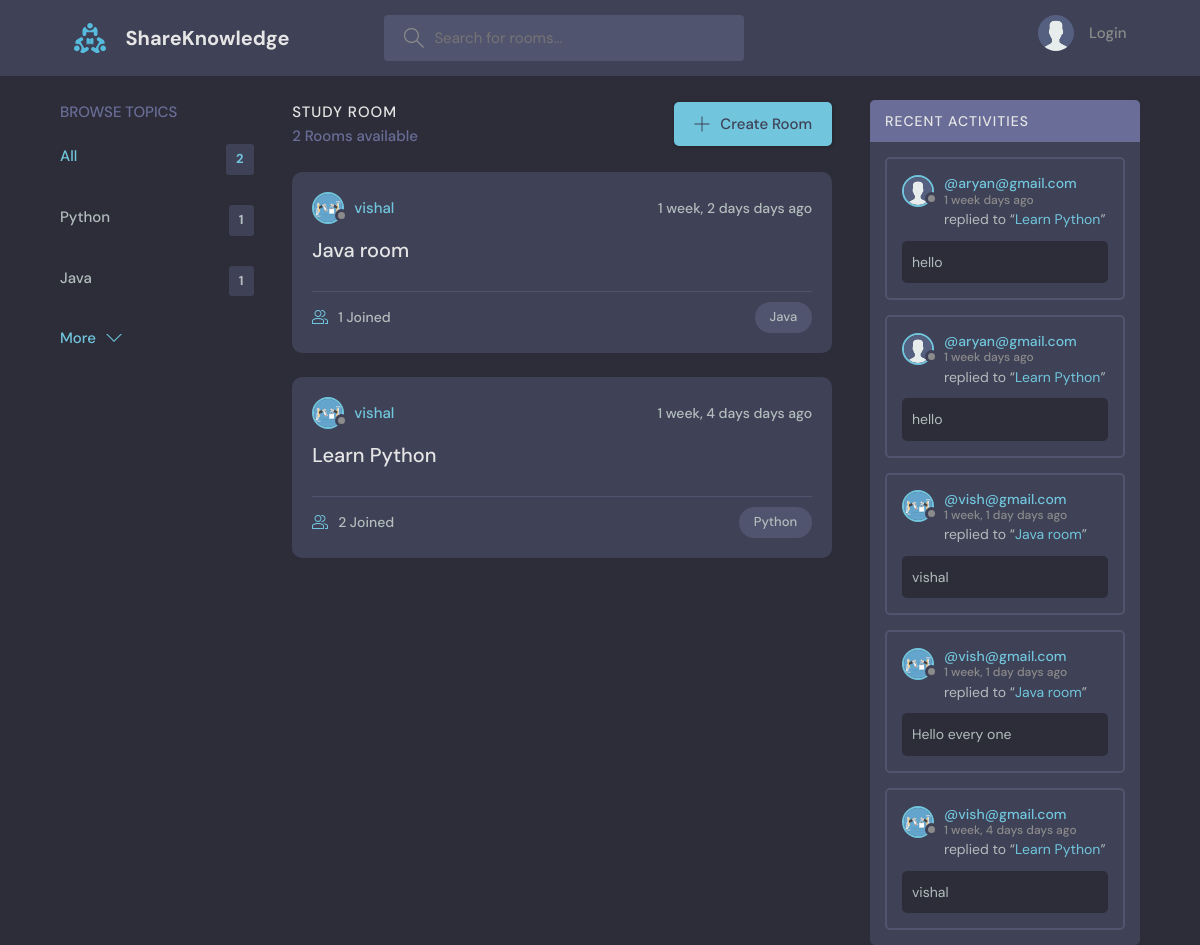
Before: / with the older database file.
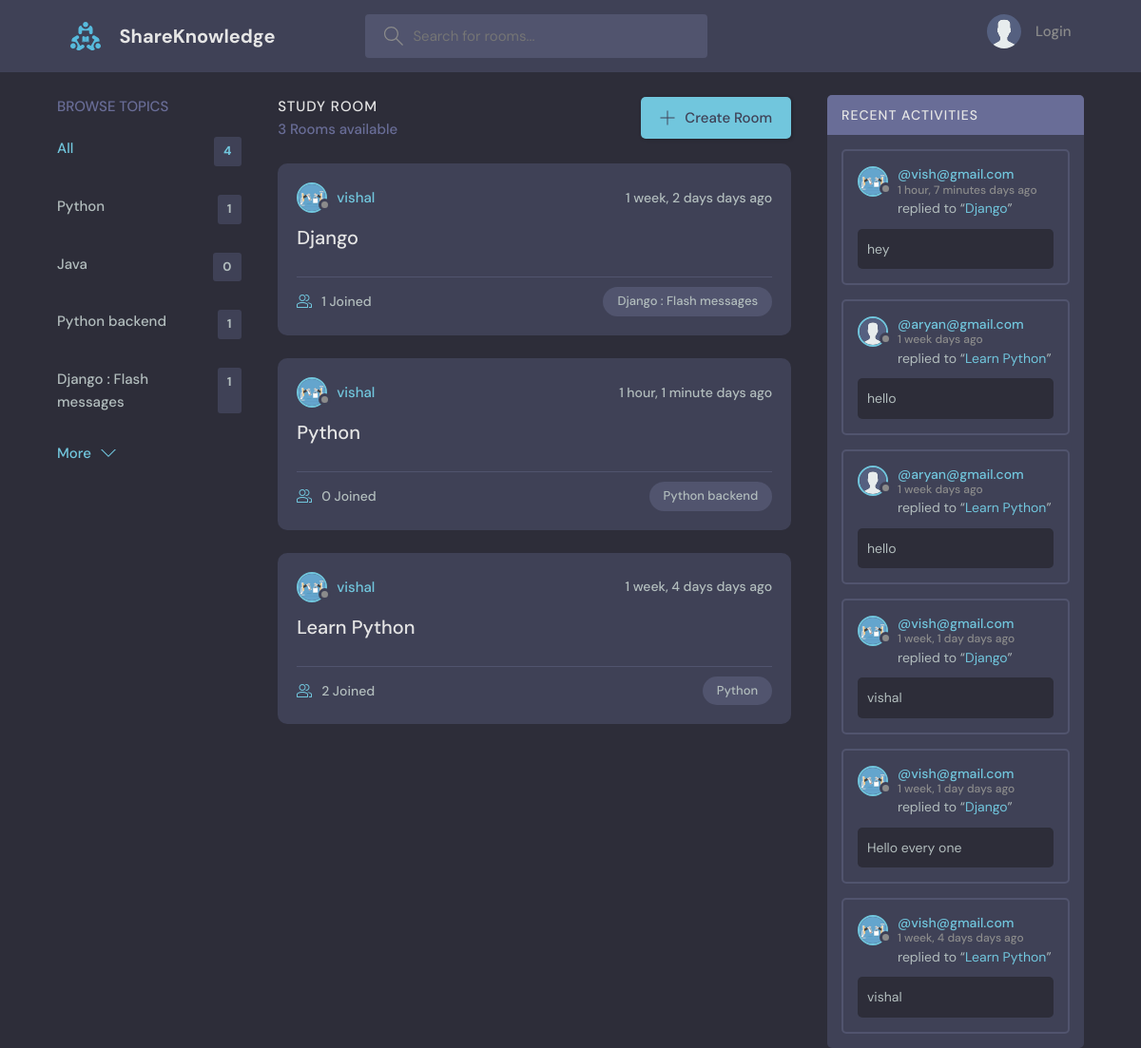
After: the same page with the newer database file.
### base/models.py (models this page shows, shortened)
class Topic(models.Model):
    name = models.CharField(max_length=200)
    def __str__(self):
        return self.name

class Room(models.Model):
    host = models.ForeignKey(User, on_delete=models.SET_NULL, null=True)
    topic = models.ForeignKey(Topic, on_delete=models.SET_NULL, null=True)
    name = models.CharField(max_length=100)
    description = models.TextField(null=True, blank=True)  # blank means we can update or add anytime
    participants = models.ManyToManyField(User, related_name='participants', blank=True)
    created = models.DateTimeField(auto_now_add=True)
    updated = models.DateTimeField(auto_now=True)
    class Meta:
        ordering = ['-updated', '-created']
    def __str__(self):
        return self.name

class User(AbstractUser):
    name = models.CharField(max_length=200, null=True)
    email = models.EmailField(unique=True, null=True)
    bio = models.TextField(null=True)
    avatar = models.ImageField(null=True, default="avatar.svg")
    USERNAME_FIELD = 'email'
    REQUIRED_FIELDS = []

class Messages(models.Model):
    user = models.ForeignKey(User, on_delete=models.CASCADE)
    room = models.ForeignKey(Room, on_delete=models.CASCADE)
    body = models.TextField()
    created = models.DateTimeField(auto_now_add=True)
    updated = models.DateTimeField(auto_now=True)
    class Meta:
        ordering = ['-updated', '-created']

### base/views.py (the view)
# urls.py: path('', home, name="home"),
def home(request):
    q = request.GET.get('q') if request.GET.get('q') != None else ''
    rooms = Room.objects.filter(
        Q(topic__name__icontains=q) |
        Q(name__icontains=q)
    )
    topics = Topic.objects.all()[0:5]
    room_count = rooms.count()
    room_messages = Messages.objects.filter(Q(room__topic__name__icontains=q))
    context = {
        'rooms':rooms,
        'topics': topics,
        'room_count':room_count,
        'room_messages':room_messages,
    }
    return render(request, 'base/home.html', context)

### base/templates/base/home.html (shortened to what this page needs)
{% extends 'main.html' %}
{% block content %}
    <main class="layout layout--3">
      <div class="container">
        {% include 'base/topics_component.html' %}
        <div class="roomList">
          <div class="roomList__header">
            <div>
              <h2>Study Room</h2>
              <p>{{ room_count }} Rooms available</p>
            </div>
            <a class="btn btn--main" href="{% url 'create-room' %}">
              <svg version="1.1" xmlns="http://www.w3.org/2000/svg" width="32" height="32" viewBox="0 0 32 32">
                <title>add</title>
                <path
                  d="M16.943 0.943h-1.885v14.115h-14.115v1.885h14.115v14.115h1.885v-14.115h14.115v-1.885h-14.115v-14.115z"
                ></path>
              </svg>
              Create Room
            </a>
          </div>
          {% include 'base/feed_component.html' %}
        </div>
        {% include 'base/activity_component.html' %}
      </div>
    </main>
{% endblock %}

### base/templates/base/topics_component.html
<div class="topics">
    <div class="topics__header">
      <h2>Browse Topics</h2>
    </div>
    <ul class="topics__list">
      <li>
        <a href="{% url 'home' %}" class="active">All <span>{{ topics.count }}</span></a>
      </li>
      {% for topic in topics %}
        <li>
            <a href="{% url 'home' %}?q={{ topic }}">{{ topic }} <span>{{ topic.room_set.all.count }}</span></a>
        </li>
      {% endfor %}
    </ul>
    <a class="btn btn--link" href="{% url 'topics' %}">
      More
      <svg version="1.1" xmlns="http://www.w3.org/2000/svg" width="32" height="32" viewBox="0 0 32 32">
        <title>chevron-down</title>
        <path d="M16 21l-13-13h-3l16 16 16-16h-3l-13 13z"></path>
      </svg>
    </a>
  </div>

### base/templates/base/feed_component.html (shortened to what this page needs)
{% for room in rooms %}
<div class="roomListRoom">
    <div class="roomListRoom__header">
      <a href="{% url 'user-profile' room.host.id %}" class="roomListRoom__author">
        <div class="avatar avatar--small">
          <img src="{{room.host.avatar.url}}" />
        </div>
        <span>{{ room.host.username }}</span>
      </a>
      <div class="roomListRoom__actions">
        <span>{{ room.created | timesince }} days ago</span>
      </div>
    </div>
    <div class="roomListRoom__content">
      <a href="{% url 'room' room.id %}">{{ room.name }}</a>
    </div>
    <div class="roomListRoom__meta">
      <a href="{% url 'room' room.id %}" class="roomListRoom__joined">
       {{ room.participants.all.count }} Joined
      </a>
      <p class="roomListRoom__topic">{{ room.topic }}</p>
    </div>
  </div>
{% endfor %}

### base/templates/base/activity_component.html (shortened to what this page needs)
<div class="activities">
    <div class="activities__header">
      <h2>Recent Activities</h2>
    </div>
    {% for message in room_messages %}
        <div class="activities__box">
        <div class="activities__boxHeader roomListRoom__header">
            <a href="{% url 'user-profile' message.user.id %}" class="roomListRoom__author">
            <div class="avatar avatar--small">
                <img src="{{ message.user.avatar.url }}" />
            </div>
            <p>
                @{{ message.user }}
                <span>{{ message.created | timesince }} days ago</span>
            </p>
            </a>
        </div>
        <div class="activities__boxContent">
            <p>replied to “<a href="{% url 'room' message.room.id %}">{{ message.room }}</a>”</p>
            <div class="activities__boxRoomContent">
                {{ message.body }}
            </div>
        </div>
    </div>
    {% endfor %}
  </div>

Changed rows visible on the page:
computed for Topic "Java": room_set.all.count "1" → "0"
added Topic: name "Python backend", room_set.all.count "1"
added Topic: name "Django : Flash messages", room_set.all.count "1"
changed Room: name "Java room" → "Django"; topic "Java" → "Django : Flash messages"
added Room: host.avatar (picture), host.username "vishal", created "1 hour, 1 minute", name "Python", participants.all.count "0", topic "Python backend"
added Messages: user.avatar (picture), user "vish@gmail.com", created "1 hour, 7 minutes", room "Django", body "hey"
changed through a linked row, Messages (number 4 of 6 on the later page): room "Java room" → "Django"
changed through a linked row, Messages "Hello every one": room "Java room" → "Django"
Other visible differences:
{{ topics.count }}: "2" → "4"
{{ room_count }}: "2" → "3"
